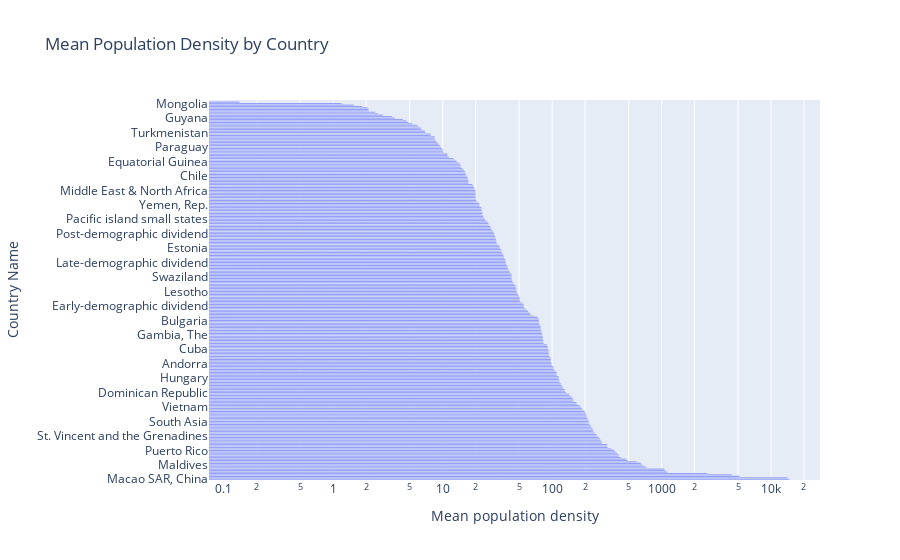

The code cell stored with this chart in its notebook:
### Code cell
# Calculate the mean population density for each country
avg_density = df.groupby("Country Name")["Population density (people per sq. km of land area)"].mean().reset_index()
avg_density = avg_density.sort_values(by="Population density (people per sq. km of land area)", ascending=False)

# Create a bar chart showing the mean population density for each country
fig = px.bar(avg_density, y="Country Name", x="Population density (people per sq. km of land area)",
             labels={"country": "Country", "Population density (people per sq. km of land area)": "Mean population density"},
             title="Mean Population Density by Country", log_x=True)
fig.show()

### Figure 1 — Plotly figure (JSON) as saved in the notebook; plotly's stock layout.template omitted (floating-point values rounded to 4 significant figures; data arrays with more than 128 entries replaced by an {"elided": "..."} marker saying what was removed)
{"data": [{"alignmentgroup": "True", "hovertemplate": "Mean population density=%{x}<br>Country Name=%{y}<extra></extra>", "legendgroup": "", "marker": {"color": "#636efa", "pattern": {"shape": ""}}, "name": "", "offsetgroup": "", "orientation": "h", "showlegend": false, "textposition": "auto", "type": "bar", "x": {"elided": "263 float values"}, "xaxis": "x", "y": {"elided": "263 str values"}, "yaxis": "y"}], "layout": {"barmode": "relative", "legend": {"tracegroupgap": 0}, "title": {"text": "Mean Population Density by Country"}, "xaxis": {"anchor": "y", "domain": [0, 1], "title": {"text": "Mean population density"}, "type": "log"}, "yaxis": {"anchor": "x", "domain": [0, 1], "title": {"text": "Country Name"}}}}
